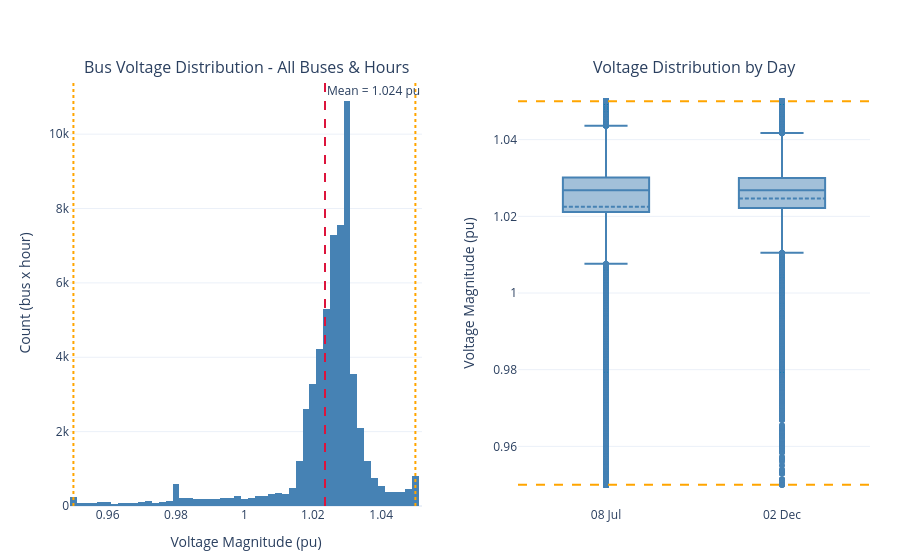

This figure's notebook cell:
### Markdown cell above
## Bus Voltage Profile

### Code cell
voltage_path = RESULTS / 'bus_voltages.csv'
if voltage_path.exists():
    voltage_df = pd.read_csv(voltage_path)
    days_v = sorted(voltage_df['date'].unique())
    voltage_df['day_label'] = voltage_df['date'].map(lambda d: pd.Timestamp(d).strftime('%d %b'))
    mean_vm = voltage_df['vm_pu'].mean()

    fig = make_subplots(
        rows=1, cols=2,
        subplot_titles=['Bus Voltage Distribution - All Buses & Hours', 'Voltage Distribution by Day'],
        horizontal_spacing=0.12,
    )
    fig.add_trace(go.Histogram(
        x=voltage_df['vm_pu'], nbinsx=60, name='Voltage', marker_color='steelblue',
        hovertemplate='Voltage bin: %{x:.3f} pu<br>Count: %{y}<extra></extra>',
    ), row=1, col=1)
    fig.add_vline(x=mean_vm, line_color='crimson', line_dash='dash', row=1, col=1,
                  annotation_text=f'Mean = {mean_vm:.3f} pu')
    fig.add_vline(x=0.95, line_color='orange', line_dash='dot', row=1, col=1)
    fig.add_vline(x=1.05, line_color='orange', line_dash='dot', row=1, col=1)

    for day in days_v:
        day_label = pd.Timestamp(day).strftime('%d %b')
        fig.add_trace(go.Box(
            y=voltage_df.loc[voltage_df['date'] == day, 'vm_pu'], name=day_label,
            marker_color='steelblue', boxmean=True,
            hovertemplate=f'{day_label}<br>Voltage: %{{y:.3f}} pu<extra></extra>',
        ), row=1, col=2)
    fig.add_hline(y=0.95, line_color='orange', line_dash='dash', row=1, col=2)
    fig.add_hline(y=1.05, line_color='orange', line_dash='dash', row=1, col=2)

    fig.update_xaxes(title_text='Voltage Magnitude (pu)', row=1, col=1)
    fig.update_yaxes(title_text='Count (bus x hour)', row=1, col=1)
    fig.update_yaxes(title_text='Voltage Magnitude (pu)', row=1, col=2)
    fig.update_layout(height=560, showlegend=False, margin=dict(l=70, r=30, t=80, b=50))
    save_plotly(fig, 'voltage_profile.html')
    fig.show()

    print(f"\nVoltage statistics (all buses x all hours):")
    print(f"  Mean : {voltage_df['vm_pu'].mean():.4f} pu")
    print(f"  Min  : {voltage_df['vm_pu'].min():.4f} pu  ({voltage_df.loc[voltage_df['vm_pu'].idxmin(), 'bus_id']})")
    print(f"  Max  : {voltage_df['vm_pu'].max():.4f} pu  ({voltage_df.loc[voltage_df['vm_pu'].idxmax(), 'bus_id']})")
    n_viol = (voltage_df['vm_pu'] < 0.95).sum() + (voltage_df['vm_pu'] > 1.05).sum()
    print(f"  Outside +/-5% (0.95-1.05): {n_viol} bus-hour entries "
          f"({100*n_viol/len(voltage_df):.1f}%)")
else:
    print('bus_voltages.csv not found - re-run run_opf.jl to generate it.')

### Figure 1 — Plotly figure (JSON) as saved in the notebook; plotly's stock layout.template omitted (floating-point values rounded to 4 significant figures; data arrays with more than 128 entries replaced by an {"elided": "..."} marker saying what was removed)
{"data": [{"hovertemplate": "Voltage bin: %{x:.3f} pu<br>Count: %{y}<extra></extra>", "marker": {"color": "steelblue"}, "name": "Voltage", "nbinsx": 60, "type": "histogram", "x": {"elided": "59328 float values"}, "xaxis": "x", "yaxis": "y"}, {"boxmean": true, "hovertemplate": "08 Jul<br>Voltage: %{y:.3f} pu<extra></extra>", "marker": {"color": "steelblue"}, "name": "08 Jul", "type": "box", "xaxis": "x2", "y": {"elided": "29664 float values"}, "yaxis": "y2"}, {"boxmean": true, "hovertemplate": "02 Dec<br>Voltage: %{y:.3f} pu<extra></extra>", "marker": {"color": "steelblue"}, "name": "02 Dec", "type": "box", "xaxis": "x2", "y": {"elided": "29664 float values"}, "yaxis": "y2"}], "layout": {"annotations": [{"font": {"size": 16}, "showarrow": false, "text": "Bus Voltage Distribution - All Buses & Hours", "x": 0.22, "xanchor": "center", "xref": "paper", "y": 1, "yanchor": "bottom", "yref": "paper"}, {"font": {"size": 16}, "showarrow": false, "text": "Voltage Distribution by Day", "x": 0.78, "xanchor": "center", "xref": "paper", "y": 1, "yanchor": "bottom", "yref": "paper"}, {"showarrow": false, "text": "Mean = 1.024 pu", "x": 1.024, "xanchor": "left", "xref": "x", "y": 1, "yanchor": "top", "yref": "y domain"}], "height": 560, "margin": {"b": 50, "l": 70, "r": 30, "t": 80}, "shapes": [{"line": {"color": "crimson", "dash": "dash"}, "type": "line", "x0": 1.024, "x1": 1.024, "xref": "x", "y0": 0, "y1": 1, "yref": "y domain"}, {"line": {"color": "orange", "dash": "dot"}, "type": "line", "x0": 0.95, "x1": 0.95, "xref": "x", "y0": 0, "y1": 1, "yref": "y domain"}, {"line": {"color": "orange", "dash": "dot"}, "type": "line", "x0": 1.05, "x1": 1.05, "xref": "x", "y0": 0, "y1": 1, "yref": "y domain"}, {"line": {"color": "orange", "dash": "dash"}, "type": "line", "x0": 0, "x1": 1, "xref": "x2 domain", "y0": 0.95, "y1": 0.95, "yref": "y2"}, {"line": {"color": "orange", "dash": "dash"}, "type": "line", "x0": 0, "x1": 1, "xref": "x2 domain", "y0": 1.05, "y1": 1.05, "yref": "y2"}], "showlegend": false, "xaxis": {"anchor": "y", "domain": [0, 0.44], "title": {"text": "Voltage Magnitude (pu)"}}, "xaxis2": {"anchor": "y2", "domain": [0.56, 1]}, "yaxis": {"anchor": "x", "domain": [0, 1], "title": {"text": "Count (bus x hour)"}}, "yaxis2": {"anchor": "x2", "domain": [0, 1], "title": {"text": "Voltage Magnitude (pu)"}}}}
